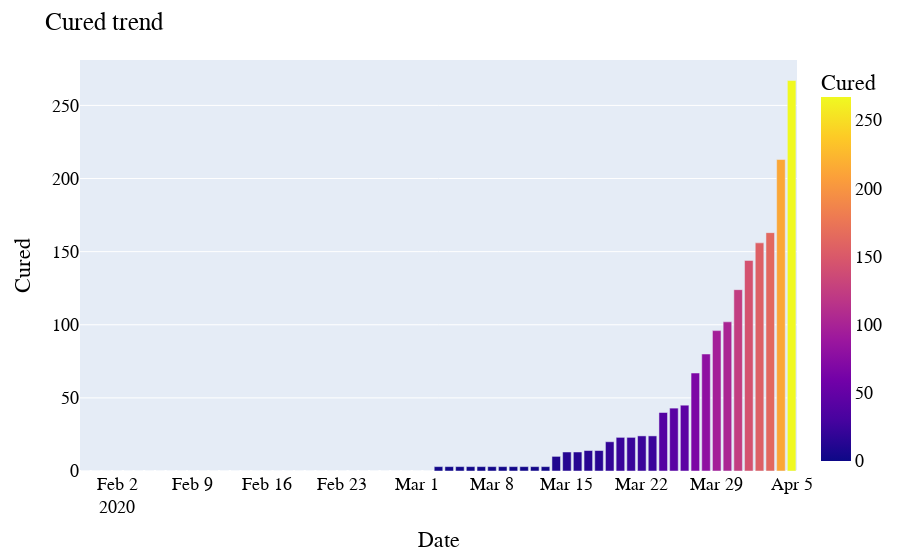

The code cell stored with this chart in its notebook:
### Markdown cell above
## Cured

### Code cell
fig = px.bar(date_group, x='Date', y='Cured', color='Cured')

fig.update_layout(
    title="Cured trend",    
    font=dict(
        family="Courier New, monospace",
        size=18,
        color="black"
    )
)

fig.show()

### Figure 1 — Plotly figure (JSON) as saved in the notebook; plotly's stock layout.template omitted (floating-point values rounded to 4 significant figures)
{"data": [{"alignmentgroup": "True", "hovertemplate": "Date=%{x}<br>Cured=%{marker.color}<extra></extra>", "legendgroup": "", "marker": {"color": [0, 0, 0, 0, 0, 0, 0, 0, 0, 0, 0, 0, 0, 0, 0, 0, 0, 0, 0, 0, 0, 0, 0, 0, 0, 0, 0, 0, 0, 0, 0, 0, 0, 3, 3, 3, 3, 3, 3, 3, 3, 3, 3, 3, 10, 13, 13, 14, 14, 20, 23, 23, 24, 24, 40, 43, 45, 67, 80, 96, 102, 124, 144, 156, 163, 213, 267], "coloraxis": "coloraxis"}, "name": "", "offsetgroup": "", "orientation": "v", "showlegend": false, "textposition": "auto", "type": "bar", "x": ["2020-01-30T00:00:00", "2020-01-31T00:00:00", "2020-02-01T00:00:00", "2020-02-02T00:00:00", "2020-02-03T00:00:00", "2020-02-04T00:00:00", "2020-02-05T00:00:00", "2020-02-06T00:00:00", "2020-02-07T00:00:00", "2020-02-08T00:00:00", "2020-02-09T00:00:00", "2020-02-10T00:00:00", "2020-02-11T00:00:00", "2020-02-12T00:00:00", "2020-02-13T00:00:00", "2020-02-14T00:00:00", "2020-02-15T00:00:00", "2020-02-16T00:00:00", "2020-02-17T00:00:00", "2020-02-18T00:00:00", "2020-02-19T00:00:00", "2020-02-20T00:00:00", "2020-02-21T00:00:00", "2020-02-22T00:00:00", "2020-02-23T00:00:00", "2020-02-24T00:00:00", "2020-02-25T00:00:00", "2020-02-26T00:00:00", "2020-02-27T00:00:00", "2020-02-28T00:00:00", "2020-02-29T00:00:00", "2020-03-01T00:00:00", "2020-03-02T00:00:00", "2020-03-03T00:00:00", "2020-03-04T00:00:00", "2020-03-05T00:00:00", "2020-03-06T00:00:00", "2020-03-07T00:00:00", "2020-03-08T00:00:00", "2020-03-09T00:00:00", "2020-03-10T00:00:00", "2020-03-11T00:00:00", "2020-03-12T00:00:00", "2020-03-13T00:00:00", "2020-03-14T00:00:00", "2020-03-15T00:00:00", "2020-03-16T00:00:00", "2020-03-17T00:00:00", "2020-03-18T00:00:00", "2020-03-19T00:00:00", "2020-03-20T00:00:00", "2020-03-21T00:00:00", "2020-03-22T00:00:00", "2020-03-23T00:00:00", "2020-03-24T00:00:00", "2020-03-25T00:00:00", "2020-03-26T00:00:00", "2020-03-27T00:00:00", "2020-03-28T00:00:00", "2020-03-29T00:00:00", "2020-03-30T00:00:00", "2020-03-31T00:00:00", "2020-04-01T00:00:00", "2020-04-02T00:00:00", "2020-04-03T00:00:00", "2020-04-04T00:00:00", "2020-04-05T00:00:00"], "xaxis": "x", "y": [0, 0, 0, 0, 0, 0, 0, 0, 0, 0, 0, 0, 0, 0, 0, 0, 0, 0, 0, 0, 0, 0, 0, 0, 0, 0, 0, 0, 0, 0, 0, 0, 0, 3, 3, 3, 3, 3, 3, 3, 3, 3, 3, 3, 10, 13, 13, 14, 14, 20, 23, 23, 24, 24, 40, 43, 45, 67, 80, 96, 102, 124, 144, 156, 163, 213, 267], "yaxis": "y"}], "layout": {"barmode": "relative", "coloraxis": {"colorbar": {"title": {"text": "Cured"}}, "colorscale": [[0, "#0d0887"], [0.1111, "#46039f"], [0.2222, "#7201a8"], [0.3333, "#9c179e"], [0.4444, "#bd3786"], [0.5556, "#d8576b"], [0.6667, "#ed7953"], [0.7778, "#fb9f3a"], [0.8889, "#fdca26"], [1, "#f0f921"]]}, "font": {"color": "black", "family": "Courier New, monospace", "size": 18}, "legend": {"tracegroupgap": 0}, "margin": {"t": 60}, "title": {"text": "Cured trend"}, "xaxis": {"anchor": "y", "domain": [0, 1], "title": {"text": "Date"}}, "yaxis": {"anchor": "x", "domain": [0, 1], "title": {"text": "Cured"}}}}
